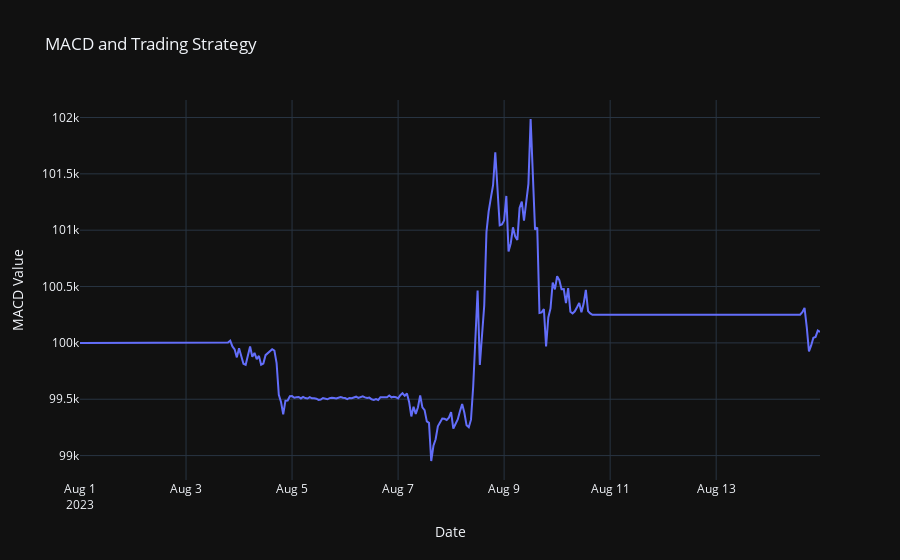

The cell this chart's notebook holds for it:
### Code cell
import plotly.graph_objects as go

portfolio['date'] = pd.to_datetime(portfolio['open_time'], unit='ms')
# Create a figure
fig = go.Figure()

# Add MACD line
fig.add_trace(go.Scatter(x=portfolio['date'], y=portfolio['value'], mode='lines', name='portfolio value'))

# Update layout
fig.update_layout(title='MACD and Trading Strategy', xaxis_title='Date', yaxis_title='MACD Value', template='plotly_dark')

# Show figure
fig.show()

### Figure 1 — Plotly figure (JSON) as saved in the notebook; plotly's stock layout.template omitted (floating-point values rounded to 4 significant figures; data arrays with more than 128 entries replaced by an {"elided": "..."} marker saying what was removed)
{"data": [{"mode": "lines", "name": "portfolio value", "type": "scatter", "x": {"elided": "336 str values"}, "y": {"elided": "336 float values"}}], "layout": {"autosize": true, "title": {"text": "MACD and Trading Strategy"}, "xaxis": {"autorange": true, "range": ["2023-08-01", "2023-08-14 23:00"], "title": {"text": "Date"}, "type": "date"}, "yaxis": {"autorange": true, "range": [98780.0, 102200.0], "title": {"text": "MACD Value"}, "type": "linear"}}}
